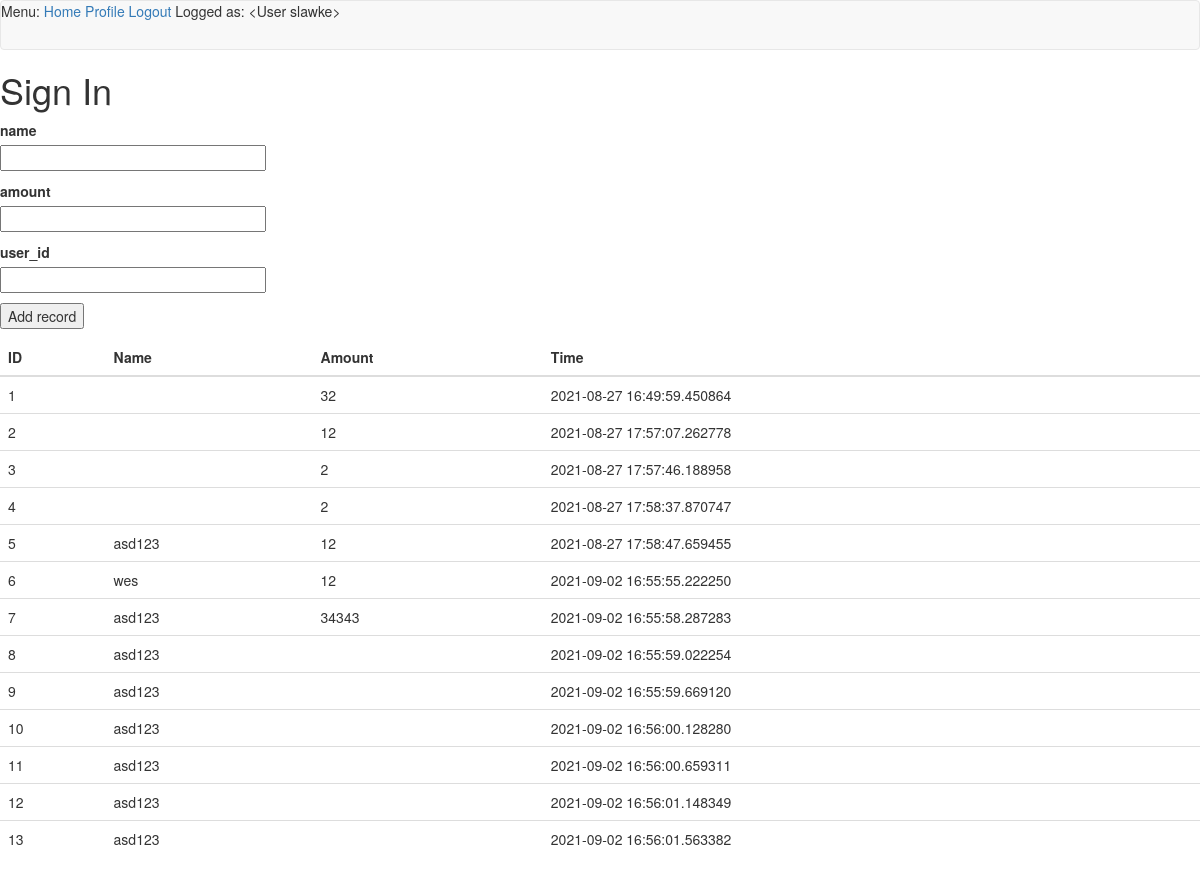
Before: /add (signed in) with the older database file.
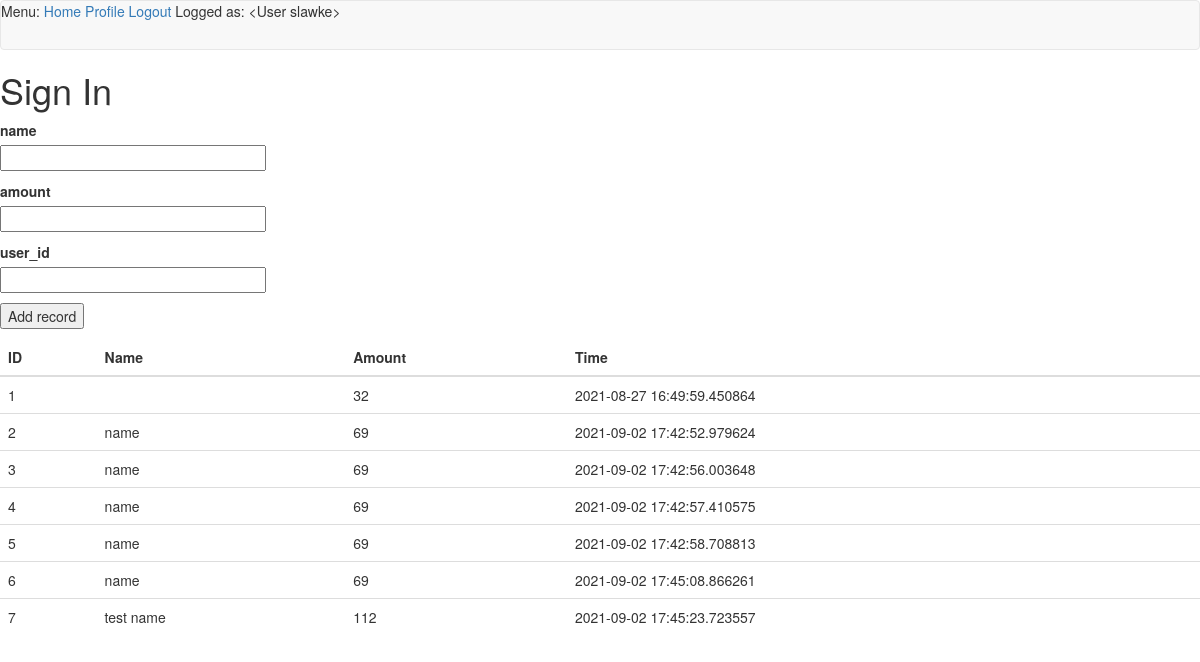
After: the same page with the newer database file.
### app/models.py (models this page shows, shortened)
class User(UserMixin, db.Model):
    id = db.Column(db.Integer, primary_key=True)
    username = db.Column(db.String(64), index=True, unique=True)
    email = db.Column(db.String(120), index=True, unique=True)
    password_hash = db.Column(db.String(128))
    posts = db.relationship('Post', backref='author', lazy='dynamic')
    def __repr__(self):
        return '<User {}>'.format(self.username)

class Expenses(db.Model):
    id = db.Column(db.Integer, primary_key=True)
    name = db.Column(db.String)
    amount = db.Column(db.String(140))
    timestamp = db.Column(db.DateTime, index=True, default=datetime.utcnow)
    user_id = db.Column(db.String, db.ForeignKey('user.id')) #nullable=False eventually try
    user_nick = db.relationship('User', backref=db.backref('users', lazy=True))

### app/routes.py (the view)
@app.route('/add', methods=['GET', 'POST'])
def add():
    form = ExpensesForm()
    exp = Expenses.query.all()
    if form.validate_on_submit():
        new_record = Expenses(name=form.name.data, amount=form.amount.data, user_id=form.user_id.data)
        db.session.add(new_record)
        db.session.commit()
        exp = Expenses.query.all()
        return redirect('/add')
    return render_template('add.html', title='Add', form=form, exp=exp)

### app/forms.py
class ExpensesForm(FlaskForm):
    name = StringField('name', validators=[DataRequired()])
    amount = StringField('amount', validators=[DataRequired()])
    user_id = StringField('user_id', validators=[DataRequired()])
    add = SubmitField('Add record')

### app/models.py (called while the page is built)
@login.user_loader
def load_user(id):
    return User.query.get(int(id))

### app/templates/add.html (shortened to what this page needs)
{% extends "base.html" %}
{% block content %}
<body>
    <h1>Sign In</h1>
    <form action="" method="post" novalidate>
        <p>
            {{ form.name.label }}<br>
            {{ form.name(size=32) }}
        </p>
        <p>
            {{ form.amount.label }}<br>
            {{ form.amount(size=32) }}
        </p>
        <p>
            {{ form.user_id.label }}<br>
            {{ form.user_id(size=32) }}
        </p>
        <p>{{ form.add() }}</p>
    </form>
<table class="table table-sm ">
    <thead>
    <tr>
        <th>ID</th>
        <th>Name</th>
        <th>Amount</th>
        <th>Time</th>
    </tr>
    {% for expenses in exp %}
    <tr>
        <td>{{ expenses.id }} </a></td>
        <td>{{ expenses.name }}</td>
        <td>{{ expenses.amount }}</td>
        <td>{{ expenses.timestamp }}</td>
    </tr>
    {% endfor %}
    </thead>
</table>
</body>
{% endblock %}

### app/templates/base.html (shortened to what this page needs)
{% extends 'bootstrap/base.html' %}
{% block navbar %}
    <nav class="navbar navbar-default">
        <div>
            Menu:
            <a href="{{ url_for('index') }}">Home</a>
            {% if current_user.is_anonymous %}
            <a href="{{ url_for('login') }}">Login</a>
            <a href="{{ url_for('register') }}">Register</a>
            {% else %}
            <a href="{{ url_for('user', username=current_user.username) }}">Profile</a>
            <a href="{{ url_for('logout') }}">Logout</a>
            {% endif %}
            Logged as: {{ current_user }}
        </div>
    </nav>
{% endblock %}

Changed rows visible on the page:
removed Expenses: id "8", name "asd123", timestamp "2021-09-02 16:55:59.022254"
removed Expenses: id "9", name "asd123", timestamp "2021-09-02 16:55:59.669120"
removed Expenses: id "10", name "asd123", timestamp "2021-09-02 16:56:00.128280"
removed Expenses: id "11", name "asd123", timestamp "2021-09-02 16:56:00.659311"
removed Expenses: id "12", name "asd123", timestamp "2021-09-02 16:56:01.148349"
removed Expenses: id "13", name "asd123", timestamp "2021-09-02 16:56:01.563382"
changed Expenses id 2: name (not shown) → "name"; amount "12" → "69"; timestamp "2021-08-27 17:57:07.262778" → "2021-09-02 17:42:52.979624"
changed Expenses id 3: name (not shown) → "name"; amount "2" → "69"; timestamp "2021-08-27 17:57:46.188958" → "2021-09-02 17:42:56.003648"
changed Expenses id 4: name (not shown) → "name"; amount "2" → "69"; timestamp "2021-08-27 17:58:37.870747" → "2021-09-02 17:42:57.410575"
changed Expenses id 5: name "asd123" → "name"; amount "12" → "69"; timestamp "2021-08-27 17:58:47.659455" → "2021-09-02 17:42:58.708813"
changed Expenses id 6: name "wes" → "name"; amount "12" → "69"; timestamp "2021-09-02 16:55:55.222250" → "2021-09-02 17:45:08.866261"
changed Expenses id 7: name "asd123" → "test name"; amount "34343" → "112"; timestamp "2021-09-02 16:55:58.287283" → "2021-09-02 17:45:23.723557"
